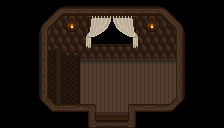

This game map was drawn from its Tiled (.tmx) file and the tilesets committed beside it. A one-line description and the full map source follow:
An orthogonal 14x8 tile map with 16x16 px tiles, 3 tile layers (Back, Buildings, Front) and 4 objects (4x TileData).

<map version="1.8" tiledversion="1.8.5" orientation="orthogonal" renderorder="right-down" compressionlevel="0" width="14" height="8" tilewidth="16" tileheight="16" infinite="0" nextlayerid="7" nextobjectid="174">
 <properties>
  <property name="AmbientLight" value="255 255 255" />
  <property name="DayTiles" value="Front 4 1 2 Front 9 1 2" />
  <property name="FloorIDs" value="Floor" />
  <property name="Light" value="4 1 4 9 1 4" />
  <property name="NightTiles" value="Front 4 1 15 Front 9 1 15" />
  <property name="Warp" value="1000 1000 Farm 21 22" />
  <property name="z_amycarriage/2/3" value="1/1/right/chairshort/2/3/false/z_amycarriage" />
 </properties>
 <tileset firstgid="1" name="z_amycarriage" tilewidth="16" tileheight="16" tilecount="56" columns="14">
  <image source="z_amycarriage.png" width="224" height="64" />
 </tileset>
 <layer id="1" name="Back" width="14" height="8">
  <data encoding="csv">
0,0,0,0,0,0,0,0,0,0,0,0,0,0,
0,0,0,11,0,1,0,0,1,0,55,0,0,0,
0,0,0,43,15,0,0,0,0,15,43,0,0,0,
0,0,0,43,43,43,43,43,43,43,43,0,0,0,
0,0,0,43,43,43,43,43,43,43,43,0,0,0,
0,0,0,43,43,43,43,43,43,43,43,0,0,0,
0,0,0,13,43,43,43,43,43,43,12,0,0,0,
0,0,0,0,0,0,17,17,0,0,0,0,0,0
</data>
 </layer>
 <layer id="2" name="Buildings" width="14" height="8">
  <data encoding="csv">
0,0,0,23,22,22,22,22,22,22,10,0,0,0,
0,0,36,37,1,4,5,6,7,1,24,25,0,0,
0,0,9,15,15,18,19,20,21,15,15,8,0,0,
0,0,9,40,41,29,29,29,29,29,29,8,0,0,
0,0,9,44,45,0,0,0,0,0,0,8,0,0,
0,0,9,44,45,0,0,0,0,0,0,8,0,0,
0,0,39,14,45,0,0,0,0,0,0,54,0,0,
0,0,0,0,0,56,0,0,42,0,0,0,0,0
</data>
 </layer>
 <layer id="3" name="Front" width="14" height="8">
  <data encoding="csv">
0,0,0,0,0,0,0,0,0,0,0,0,0,0,
0,0,0,0,16,0,0,0,0,16,0,0,0,0,
0,0,0,0,0,0,0,0,0,0,0,0,0,0,
0,0,0,0,0,0,0,0,0,0,0,0,0,0,
0,0,0,0,0,0,0,0,0,0,0,0,0,0,
0,0,0,0,0,0,0,0,0,0,0,0,0,0,
0,0,0,50,38,52,0,0,53,38,51,0,0,0,
0,0,0,0,0,0,2,2,0,0,0,0,0,0
</data>
 </layer>
 <objectgroup id="4" name="Back">
  <object id="61" name="TileData" x="96" y="112" width="16" height="16">
   <properties>
    <property name="Leave" value="T" />
   </properties>
  </object>
  <object id="138" name="TileData" x="112" y="112" width="16" height="16">
   <properties>
    <property name="Leave" value="T" />
   </properties>
  </object>
  <object id="139" name="TileData" x="80" y="112" width="16" height="16">
   <properties>
    <property name="Leave" value="T" />
   </properties>
  </object>
  <object id="140" name="TileData" x="128" y="112" width="16" height="16">
   <properties>
    <property name="Leave" value="T" />
   </properties>
  </object>
 </objectgroup>
 <objectgroup id="5" name="Buildings" />
 <objectgroup id="6" name="Front" />
</map>